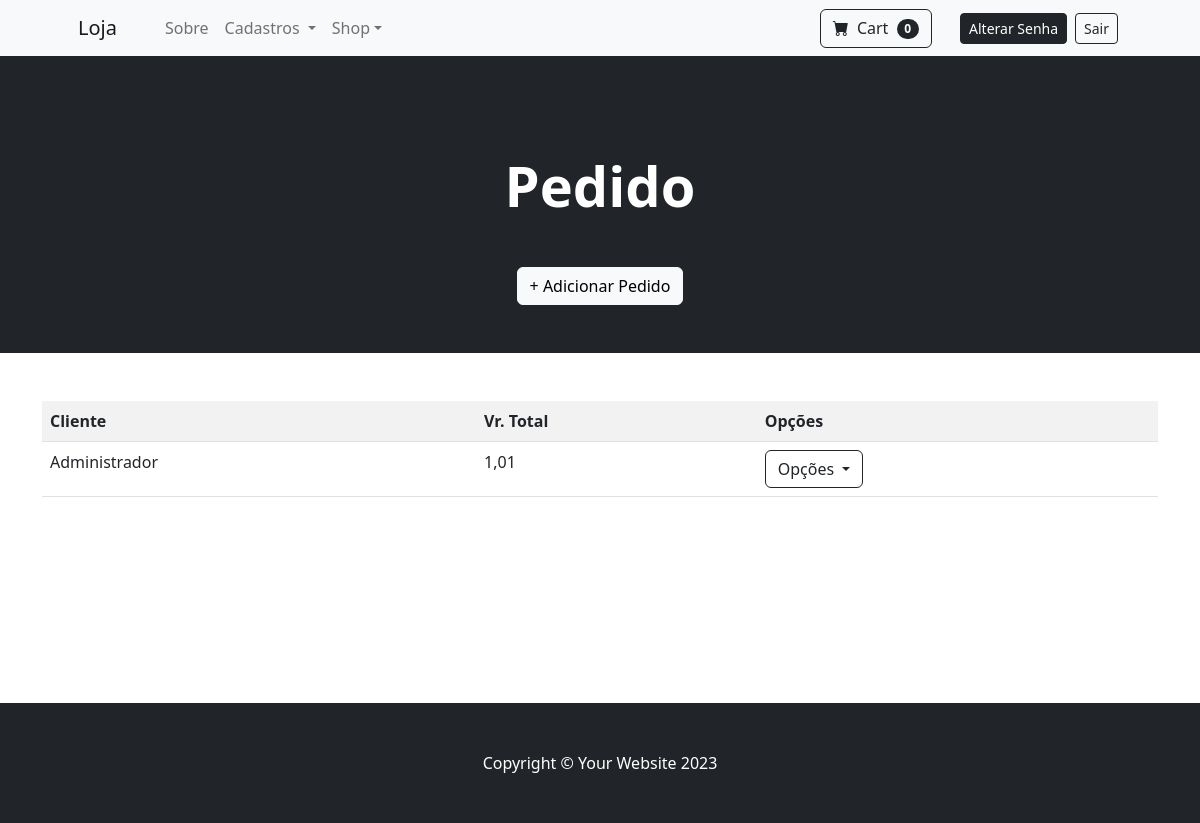
The page /cadastro/listar/pedido/ (signed in) on the database as committed earlier.
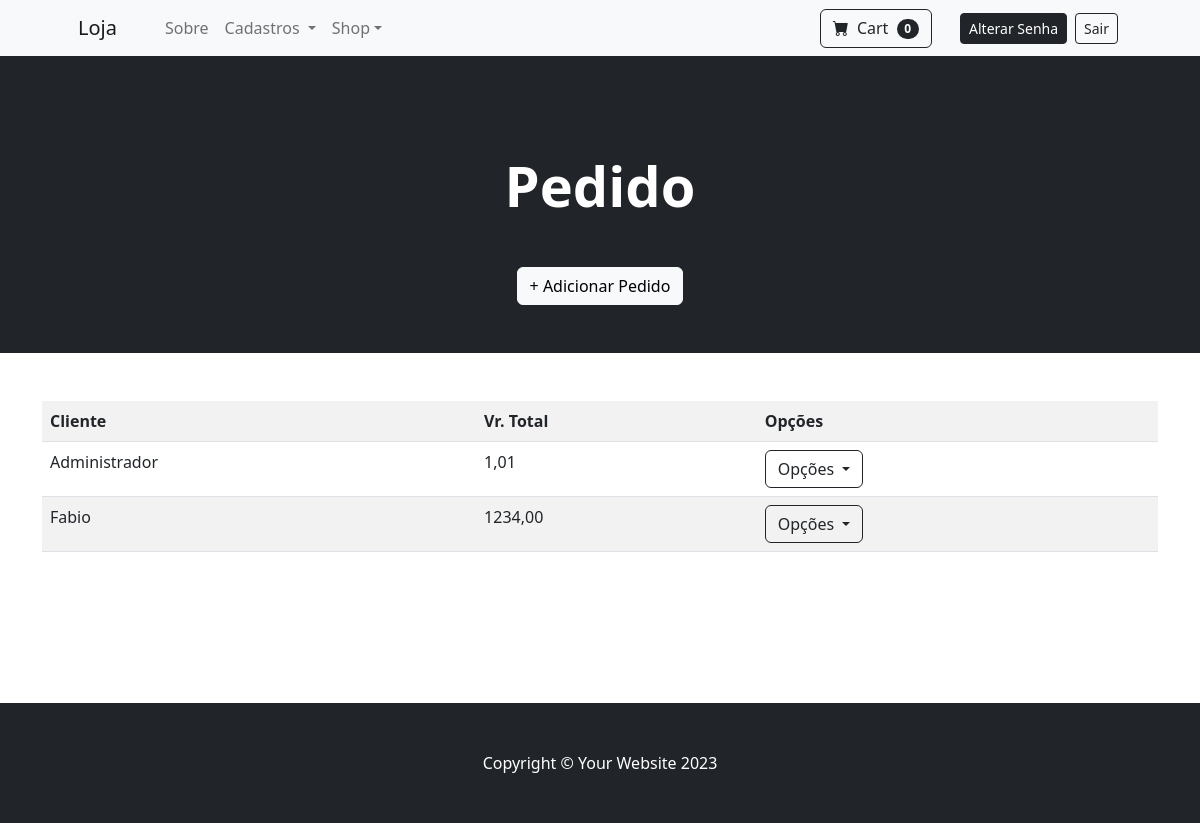
The same page on the database as committed later.
### cadastros/models.py (models this page shows, shortened)
class Pedido(models.Model):
    pedido_por = models.ForeignKey(Usuario, on_delete=models.PROTECT)
    data_pedido = models.DateTimeField(auto_now_add=True)
    total= models.DecimalField(max_digits=10, decimal_places=2)
    status = models.CharField(
        max_length=11,
        choices=StatusPedido.choices,
        default=StatusPedido.PENDENTE
    )

class Usuario(models.Model):
    usuario = models.OneToOneField(User, on_delete=models.CASCADE, related_name="usuario")
    nome = models.CharField(max_length=255)
    endereco = models.CharField(max_length=255)
    telefone = models.CharField(max_length=20)
    cpf = models.CharField(max_length=14, unique=True)
    tipo = models.CharField(
        max_length=20,
        choices=TipoUsuario.choices,
        default=TipoUsuario.CLIENTE
    )
    def __str__(self):
        return f'{self.nome}'

### cadastros/views.py (the view)
# urls.py: path("listar/pedido/", PedidoList.as_view(), name="listar-pedido"),
class PedidoList(LoginRequiredMixin, ListView):
    login_url = reverse_lazy('login')
    template_name = "cadastros/listas/pedido.html"
    model = Pedido
    def get_queryset(self):
        print("Usuário: ", self.request.user)
        if self.request.user.groups.filter(name='Administrador').exists():
            queryset = Pedido.objects.all()
        else:
            queryset = Pedido.objects.filter(pedido_por=self.request.user.usuario)
        return queryset

### cadastros/templates/cadastros/listas/pedido.html (shortened to what this page needs)
{% extends "paginasweb/modelos/index.html" %}
{% load static %}
{% block header %}
<header class="bg-dark py-5">
    <div class="container px-4 px-lg-5">
        <div class="text-center text-white">
            <h4 class="display-4 fw-bolder m-5">
                Pedido
            </h4>
            <a href="{% url 'cadastrar-pedido' %}" class="btn btn-light mb-0">
                + Adicionar Pedido
            </a>
        </div>
    </div>
</header>
{% endblock header %}
{% block conteudo %}
<div class="outer-container">
    <div class="inner-container container mt-5 mb-5">
        <table class="table table-striped">
            <tr>
                <th>Cliente</th>
                <th>Vr. Total</th>
                <th>Opções</th>
            </tr>
            {% for object in object_list %}
            <tr>
                <td>{{ object.pedido_por }}</td>
                <td>{{ object.total }}</td>
                <td>
                    <div class="dropdown">
                        <button class="btn btn-outline-dark dropdown-toggle" type="button" data-bs-toggle="dropdown" aria-expanded="false">
                            Opções
                        </button>
                    </div>
                </td>
            </tr>
            {% empty %}
            <tr>
                <td colspan="3">Nenhum registro encontrado.</td>
            </tr>
            {% endfor %}
        </table>
    </div>
</div>
{% endblock conteudo %}

Rows that differ between the two databases and show on the page:
added Pedido: pedido_por "Fabio", total "1234,00"
